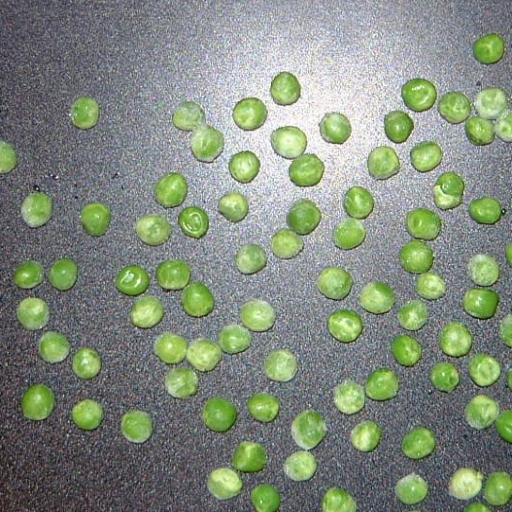
%> input picture Lab2/croppedpeasondesk.jpg, 512 x 512 px
$ octave Lab2_script.m   (GNU Octave 9; MATLAB toolbox functions it lacks are replaced by stand-ins)
%> lines starting %> are read from the running program, lines starting %| are printed output that depends on the picture; in (x1, y1, x2, y2) boxes, pixels count from 0 and x2, y2 are one past the last pixel; in counts of white or black regions, pixels touching at a corner belong together; the program's own positions count from 1
### Lab2/getRegionPatch.m
function peas = getRegionPatch(x, all_regions, keep_index)
    n_peas = length(keep_index);

    for i = 1:n_peas
        regions(i,:) = all_regions(keep_index(i), :);
    end

    %regions = int8(regions);

    max_W = max(regions(:,6));
    max_H = max(regions(:,7));

    peas = zeros(max_H, max_W, 3, n_peas);

    disp("peas array")
    disp(size(peas))

    for i = 1:n_peas
        diff_H = floor((max_H - regions(i,7))/2);
        diff_W = floor((max_W - regions(i,6))/2);

        range_H = (diff_H + 1) : (diff_H + regions(i,7));
        range_W = (diff_W + 1) : (diff_W + regions(i,6));

% [8 lines of commented-out code are left out]

        where_H = (floor(regions(i,5)) + 1) : (floor(regions(i,5)) + regions(i,7));
        where_W = (floor(regions(i,4)) + 1) : (floor(regions(i,4)) + regions(i,6));

        assert(length(where_H) == length(range_H), "height range and where are not the same length")
        assert(length(where_W) == length(range_W), "width range and where are not the same length")

        peas(range_H,range_W,:,i) = x(where_H,where_W,:);
    end

    peas = uint8(peas);


### Lab2/Lab2_script.m
%% Set up of image
clear all;
X = imread('croppedpeasondesk.jpg');
%> X is the input picture: size 512x512x3 uint8; mean R, G, B 130.1, 140.2, 125.4
G = rgb2gray(X);
G = double(G);
%> G: size 512x512 double
R = double(X(:,:, 1));
Gr = double(X(:,:, 2));
B = double(X(:,:, 2));
Tot = R + Gr + B;

%% Show X
disp(size(X));
%|    512   512     3
imshow(X)

%% Just show
figure()
imshow(G);
figure()
imagesc(G), colormap(gray(256))

%% Histogram
g = G(:);
figure()
hist(g)
%> figure, not shown here; tallest bar 52286 high, from x = 105.6 to 130.5
figure()
hist(g, 100)
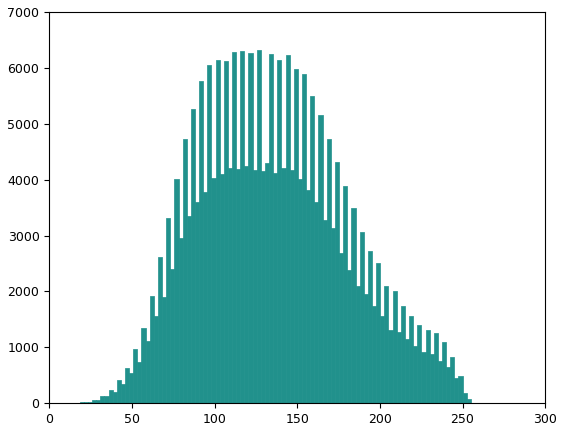
%> figure redrawn from the program's plot data; tallest bar 6319 high, from x = 125.5 to 128
figure()
subplot(2, 1, 1)
histogram(G, 100); %It is like considering one vector with all the points
subplot(2, 1, 2)
hist(G)
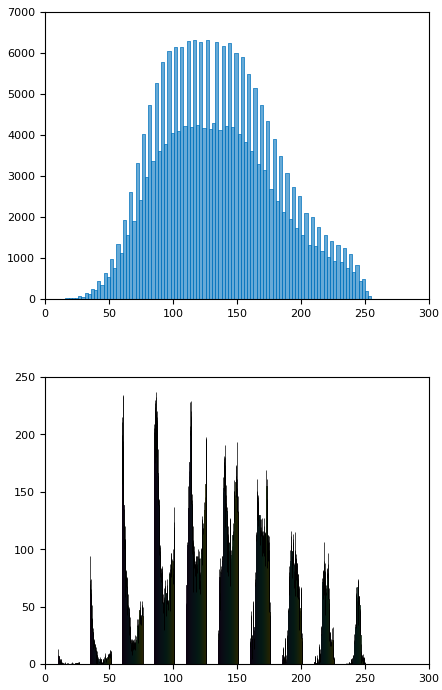
%> figure redrawn from the program's plot data, 2 panels; panel 1: tallest bar 6319 high, from x = 125.5 to 128; panel 2: tallest bar 193 high, from x = 60.28 to 60.31; panel 2: tallest bar 199 high, from x = 60.31 to 60.34; panel 2: tallest bar 211 high, from x = 60.34 to 60.38

%% Thresholding
Threshold = 130;
ggbin = G>Threshold;
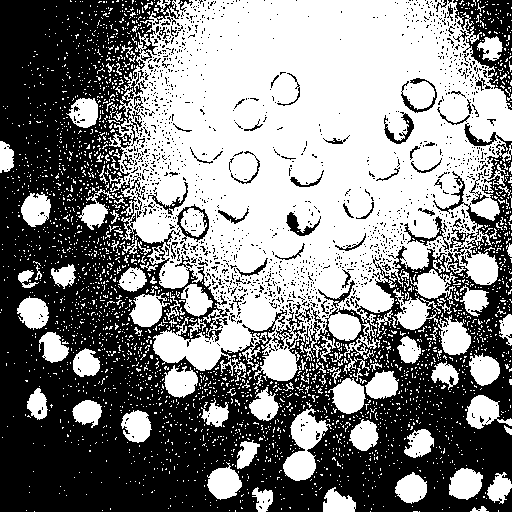
%> ggbin: size 512x512 logical; 51.6% white; 1532 black regions (1458 under 20 px), largest, box (x1, y1, x2, y2) and area: (0, 0, 512, 512) 114628, (453, 0, 512, 110) 2716, (176, 204, 209, 242) 325
imshow(ggbin)

%% green two thresholds
green_Threshold = 150;
green_gbin = double(X(:,:, 2))<200;
%> green_gbin: size 512x512 logical; 87.4% white; 1536 black regions (1438 under 20 px), largest, box (x1, y1, x2, y2) and area: (211, 27, 412, 212) 15526, (277, 131, 305, 157) 557, (453, 471, 481, 495) 469
green_gbin = green_gbin .* double(X(:, :, 2));
%> green_gbin: size 512x512 double
green_gbin = green_gbin>green_Threshold;
%> green_gbin: size 512x512 logical; 29.1% white; 3029 white regions (2917 under 20 px), largest, box (x1, y1, x2, y2) and area: (138, 0, 512, 371) 39599, (284, 410, 327, 481) 1184, (269, 126, 325, 185) 909
imshow(green_gbin);
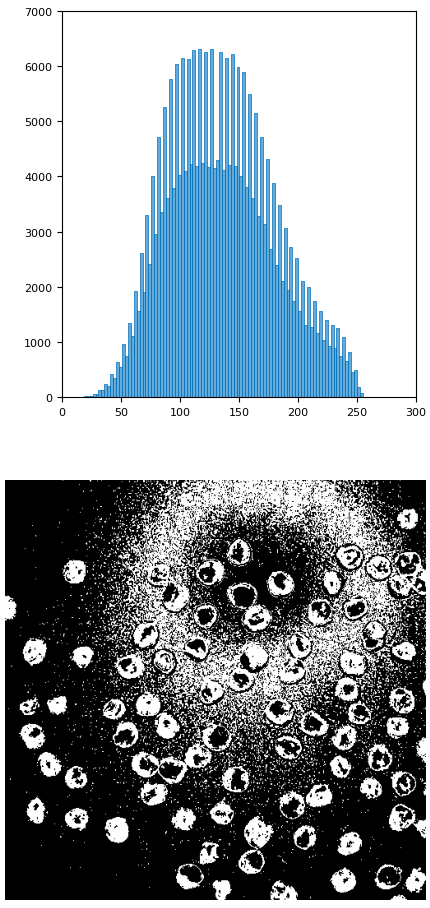
%> figure redrawn from the program's plot data, 2 panels

%% green subtracting red and blue
figure()
norm_gbin = Tot/3 < (Gr - 5);
%> norm_gbin: size 512x512 logical; 24.5% white; 154 white regions (89 under 20 px)
imshow(norm_gbin);

%% Labelling
figure()
[labelled_peas, n_peas] = bwlabel(norm_gbin,4);
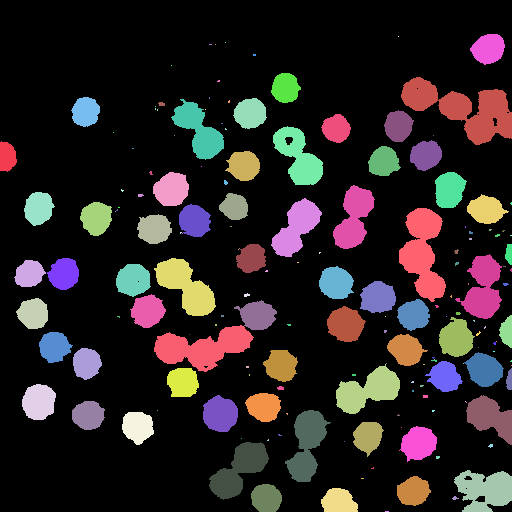
%> labelled_peas: size 512x512 double; 167 distinct labels, from 0 to 166; one colour per label, 0 black
%> n_peas = 166
imagesc(labelled_peas), colormap(gray(256));

dim = regionprops(norm_gbin, 'Area', 'Centroid', 'BoundingBox');
%> dim = 154 regions; largest, box (x1, y1, x2, y2), Area and Centroid: (401, 77, 512, 145) 3488 [464.4 109.6], (154, 300, 277, 372) 3306 [217 340.2], (399, 208, 446, 302) 2547 [423.5 253.4], (154, 258, 216, 316) 1876 [186.7 287.2], (336, 363, 400, 414) 1762 [368.6 390.9]
areas = cat(1, dim.Area);
%> areas = 154 values, max 3488 at index 102, min 1 at index 12, mean 417.7
centers = cat(1, dim.Centroid);
%> centers = 154 rows, first 12: [7.81 157.3; 29.96 274.4; 33.82 314.2; 39.42 402.5; 39.23 208.8; 55.05 347.4; 64.55 274.4; 86.19 112.4; 88.86 415.9; 87.23 363.9; 96.93 218.7; 114 133]
boxes = cat(1, dim.BoundingBox);
%> boxes = 154 rows, first 8: [0.5 141.5 17 31; 14.5 260.5 32 27; 16.5 298.5 32 31; 22.5 384.5 34 36; 24.5 192.5 31 34; 39.5 332.5 34 31; 47.5 258.5 32 32; 71.5 97.5 29 30]

%% Getting rid of small areas
ii = 1;
for i= 1:length(areas)
    if areas(i) > 90
        index(ii) = i;
        ii = ii + 1;
    end
end
%> after the loop, ii = 64; index = 63 values from 1 to 149

%% Plot Boxes
figure()
imshow(norm_gbin),  hold on;

for i = index
    plot(centers(i, 1), centers(i, 2),'rx');

    h = rectangle('Position',[boxes(i, 1) boxes(i, 2) boxes(i, 3) boxes(i, 4)]);
    set(h, 'EdgeColor', [0 1 0]);
%     h = text(x, y, 'P');
%     set(h,'Color','g');
end
%> this loop made 63 passes
%> i on passes 12 to 23: 14, 18, 19, 21, 24, 25, 26, 32, 34, 36, 39, 43
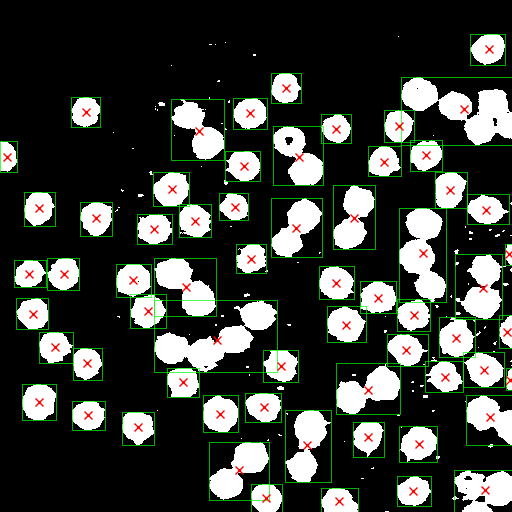
%> figure redrawn from the program's plot data

%% Task 3
regions = [areas centers boxes];
imagestack = getRegionPatch(X, regions, index);
%> in getRegionPatch, `n_peas = length(keep_index);`: n_peas = 63
%> the loop in getRegionPatch, `for i = 1:n_peas` made 63 passes
%> in getRegionPatch, `max_W = max(regions(:,6));`: max_W = 123
%> in getRegionPatch, `max_H = max(regions(:,7));`: max_H = 94
%|     94   123     3    63
%> the loop in getRegionPatch, `for i = 1:n_peas` made 63 passes
%> (diff_H, diff_W) on passes 1 to 12: (31, 53), (33, 45), (31, 45), (29, 44), (30, 46), (31, 44), (31, 45), (32, 47), (32, 45), (31, 47), (30, 45), (30, 44)
size(imagestack)
%> ans = [94 123 3 63]

%% Plot all the stack
[m,n,o,p] = size(imagestack);
%> m = 94; n = 123; o = 3; p = 63
Plotcols = 10; % This is kind of set arbitrarily
Plotrows = ceil(p/Plotcols); % Relative to # of peas
%> Plotrows = 7
for i = 1:p % ‘o’, not zero
    subplot(Plotrows,Plotcols,i);
    imagesc(imagestack(:,:,:,i));
    axis off;
end
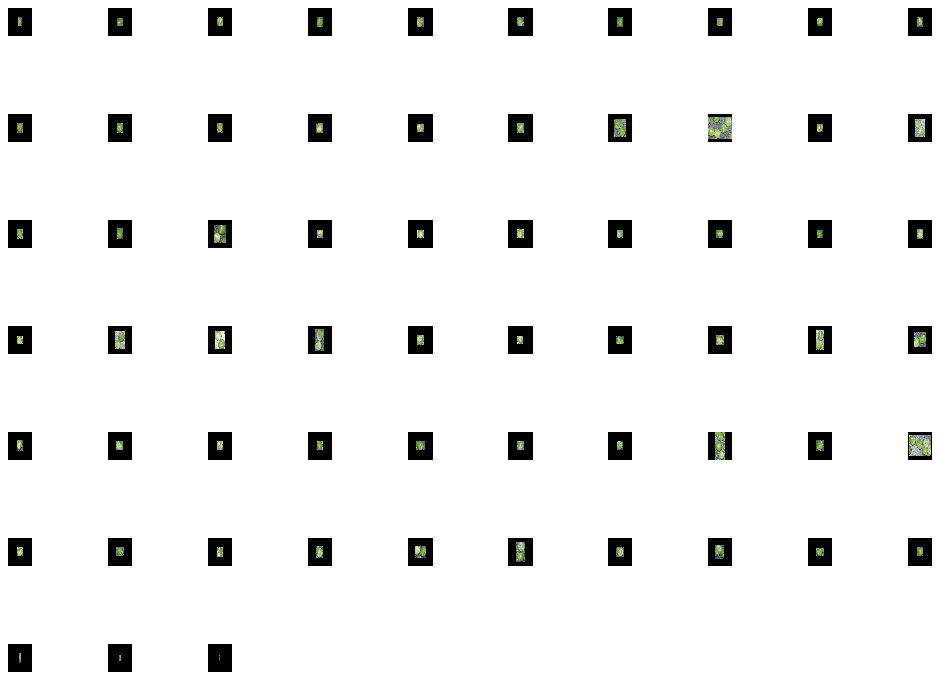
%> figure redrawn from the program's plot data, 63 panels
